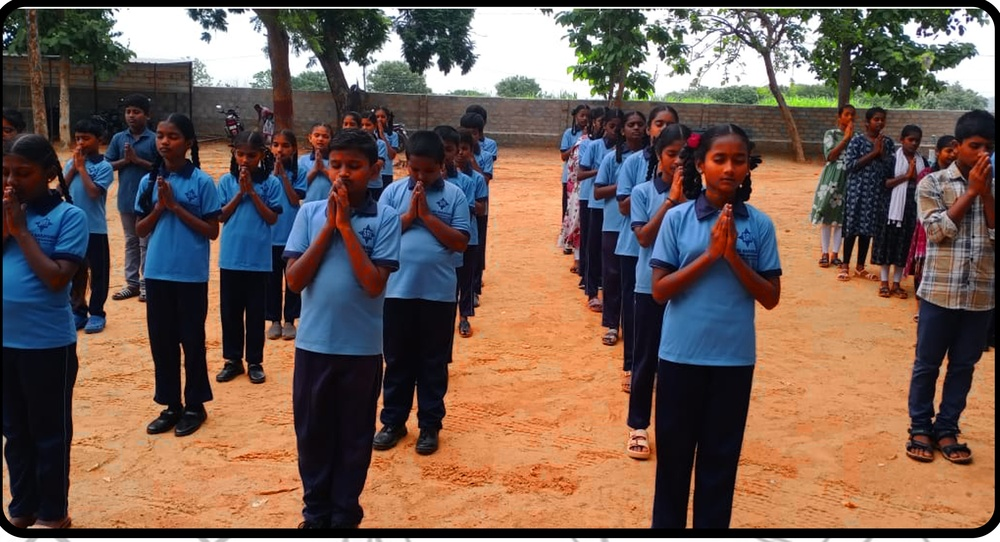
#> input picture acceptance-assets/assembly.jpg, 1000 x 542 px, shrunk from 3600 x 1950 before the run
$ python crop_subjects.py ../../../../acceptance-assets/assembly.jpg ../../../../acceptance-assets/student.jpg 5
#> lines starting #> are read from the running program, lines starting #| are printed output that depends on the picture
#!/usr/bin/env python3
"""Extract multiple DISTINCT, face-safe portrait crops from one event photo.
Turns a single wide assembly photograph into real sub-photos (prayer leader,
student groups, individuals) so a photo-rich collage uses only real pixels.

Usage: python3 crop_subjects.py <image> <outDir> <count>
Prints JSON manifest of produced crops (role, path, faces, focusY).
"""
import sys, os, json
import cv2
import numpy as np

def detect(gray, w, h):
    boxes = []
    for name, p in [('haarcascade_frontalface_default.xml', dict(scaleFactor=1.06, minNeighbors=6)),
                    ('haarcascade_profileface.xml', dict(scaleFactor=1.1, minNeighbors=5))]:
        c = cv2.CascadeClassifier(os.path.join(cv2.data.haarcascades, name))
        if c.empty():
            continue
        for (x, y, fw, fh) in c.detectMultiScale(gray, minSize=(max(16, w // 80), max(16, h // 80)), **p):
            boxes.append((int(x), int(y), int(fw), int(fh)))
    # dedupe overlapping
    boxes.sort(key=lambda b: -b[2] * b[3])
    kept = []
    for b in boxes:
        bx, by = b[0] + b[2] / 2, b[1] + b[3] / 2
        if all(((bx - (k[0] + k[2] / 2)) ** 2 + (by - (k[1] + k[3] / 2)) ** 2) ** 0.5 > (b[2] + k[2]) * 0.5 for k in kept):
            kept.append(b)
    return kept

def portrait_crop(img, face, ar=0.75, headroom=0.8, body=5.0):
    H, W = img.shape[:2]
    x, y, fw, fh = face
    cx = x + fw / 2
    top = max(0, int(y - fh * headroom))
    ch = int(fh * body)
    cw = int(ch * ar)
    left = int(cx - cw / 2)
    left = max(0, min(left, W - cw)) if cw < W else 0
    if top + ch > H:
        ch = H - top
        cw = int(ch * ar)
        left = max(0, min(int(cx - cw / 2), W - cw))
    cw = min(cw, W - left); ch = min(ch, H - top)
    return img[top:top + ch, left:left + cw]

def group_crop(img, faces, ar=0.72):
    """Crop a portrait region containing a small cluster of faces."""
    H, W = img.shape[:2]
    xs = [f[0] for f in faces] + [f[0] + f[2] for f in faces]
    ys = [f[1] for f in faces]
    left = max(0, min(xs) - 20); right = min(W, max(xs) + 20)
    top = max(0, min(ys) - 30)
    cw = right - left
    ch = int(cw / ar)
    if top + ch > H:
        ch = H - top
    return img[top:top + ch, left:left + cw]

def main():
    path, outDir = sys.argv[1], sys.argv[2]
    count = int(sys.argv[3]) if len(sys.argv) > 3 else 8
    os.makedirs(outDir, exist_ok=True)
    img = cv2.imread(path)
#> img is the input picture: shape (542, 1000, 3); mean B, G, R 82, 92.3, 113.8
    H, W = img.shape[:2]
#> H = 542; W = 1000
    gray = cv2.cvtColor(img, cv2.COLOR_BGR2GRAY)
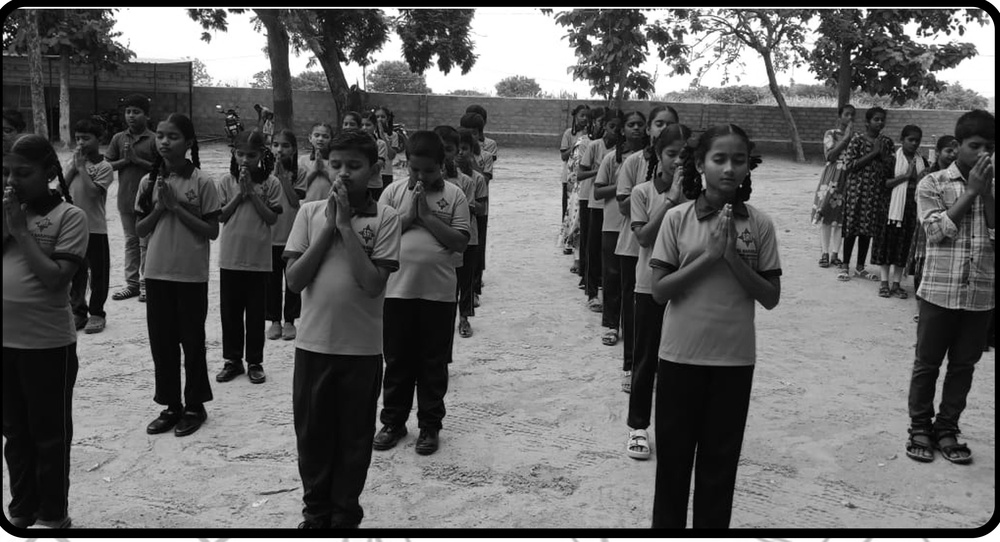
#> gray: shape (542, 1000); min 0, max 255, mean 97.6
    faces = detect(gray, W, H)
#> faces = [(700, 139, 57, 57), (2, 150, 56, 56), (329, 144, 54, 54), (552, 232, 48, 48), (151, 117, 45, 45), (265, 134, 30, 30), (122, 101, 29, 29), (651, 112, 28, 28), (623, 114, 27, 27), (308, 125, 27, 27), (231, 144, 27, 27)]
    # drop implausible detections (too small, or at ground level)
    faces = [b for b in faces if b[2] >= W*0.012 and (b[1]+b[3]) <= H*0.9 and b[1] >= 0]
    faces.sort(key=lambda b: b[0])  # left-to-right

    manifest = []
    # Prayer leader = most prominent (largest) face, prefer front (higher y)
    if faces:
        centre = [b for b in faces if 0.2*H <= b[1]+b[3]/2 <= 0.72*H] or faces
#> centre = [(2, 150, 56, 56), (122, 101, 29, 29), (151, 117, 45, 45), (231, 144, 27, 27), (265, 134, 30, 30), (308, 125, 27, 27), (329, 144, 54, 54), (552, 232, 48, 48), (623, 114, 27, 27), (651, 112, 28, 28), (700, 139, 57, 57)]
        leader = max(centre, key=lambda b: b[2]*b[3])
#> leader = (700, 139, 57, 57)
        crop = portrait_crop(img, leader, ar=0.78, headroom=1.1, body=4.2)
#> in portrait_crop, `x, y, fw, fh = face`: x = 700; y = 139; fw = 57
#> in portrait_crop, `cx = x + fw / 2`: cx = 728.5
#> in portrait_crop, `top = max(0, int(y - fh * headroom))`: top = 76
#> in portrait_crop, `ch = int(fh * body)`: ch = 239
#> in portrait_crop, `cw = int(ch * ar)`: cw = 186
#> in portrait_crop, `left = int(cx - cw / 2)`: left = 635
#> in portrait_crop, `return img[top:top + ch, left:left + cw]`:
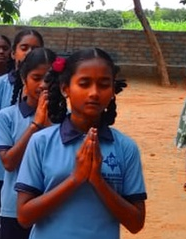
#> returned value: shape (239, 186, 3); mean of channels 0, 1, 2 88.5, 91.9, 109.1; drawn as B, G, R
        p = os.path.join(outDir, 'leader.jpg'); cv2.imwrite(p, crop)
        manifest.append({"role": "leader", "path": p, "faces": 1})

    # Remaining faces -> distinct group/individual portrait crops spread across width
    others = [f for f in faces if f is not leader] if faces else []
#> others = [(2, 150, 56, 56), (122, 101, 29, 29), (151, 117, 45, 45), (231, 144, 27, 27), (265, 134, 30, 30), (308, 125, 27, 27), (329, 144, 54, 54), (552, 232, 48, 48), (623, 114, 27, 27), (651, 112, 28, 28)]
    # sort by size desc for quality, then take spread
    others.sort(key=lambda b: -b[2] * b[3])
    picks = others[:max(0, count)]
#> picks = [(2, 150, 56, 56), (329, 144, 54, 54), (552, 232, 48, 48), (151, 117, 45, 45), (265, 134, 30, 30)]
    picks.sort(key=lambda b: b[0])
    for i, f in enumerate(picks):
        # include a neighbour for a small group when close
        near = [g for g in faces if g is not f and abs((g[0] + g[2] / 2) - (f[0] + f[2] / 2)) < f[2] * 2.2]
        clust = [f] + near[:1]
        crop = group_crop(img, clust) if len(clust) > 1 else portrait_crop(img, f, body=4.6)
        if crop.size == 0 or crop.shape[0] < 40:
            crop = portrait_crop(img, f, body=4.0)
        p = os.path.join(outDir, f'subject{i+1}.jpg'); cv2.imwrite(p, crop)
        manifest.append({"role": "gallery", "path": p, "faces": len(clust)})
#> this loop made 5 passes
#> (near, clust, xs in group_crop, ys in group_crop, right in group_crop) on passes 2 to 5: ([(122, 101, 29, 29), (231, 144, 27, 27)], [(151, 117, 45, 45), (122, 101, 29, 29)], [151, 122, 196, 151], [117, 101], 216), ([(231, 144, 27, 27), (308, 125, 27, 27)], [(265, 134, 30, 30), (231, 144, 27, 27)], [265, 231, 295, 258], [134, 144], 315), ([(231, 144, 27, 27), (265, 134, 30, 30), (308, 125, 27, 27)], [(329, 144, 54, 54), (231, 144, 27, 27)], [329, 231, 383, 258], [144, 144], 403), ([(623, 114, 27, 27), (651, 112, 28, 28)], [(552, 232, 48, 48), (623, 114, 27, 27)], [552, 623, 600, 650], [232, 114], 670)
#> (clust, xs in group_crop, ys in group_crop, right in group_crop) on pass 1: ([(2, 150, 56, 56), (122, 101, 29, 29)], [2, 122, 58, 151], [150, 101], 171)
#> pass 1, in main, `crop = group_crop(img, clust) if len(clust) > 1 else portrait_crop(img..`:
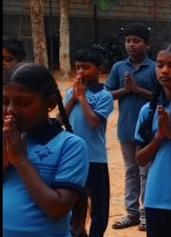
#> crop: shape (237, 171, 3); mean B, G, R 61.3, 51.4, 51.4
#> pass 2, in main, `crop = group_crop(img, clust) if len(clust) > 1 else portrait_crop(img..`:
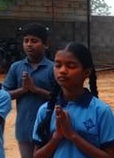
#> crop: shape (158, 114, 3); mean B, G, R 64.5, 55.1, 55.6
#> pass 3, in main, `crop = group_crop(img, clust) if len(clust) > 1 else portrait_crop(img..`:
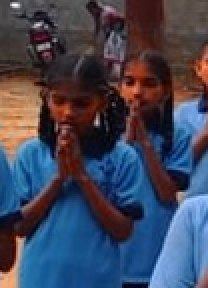
#> crop: shape (144, 104, 3) (shown 2 times larger); mean B, G, R 88, 69.5, 65.5
#> after the loop:
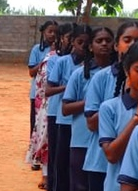
#> crop: shape (191, 138, 3); mean B, G, R 104.8, 97.5, 108.2
#> after the loop, manifest = 6 items

    print(json.dumps({"source": path, "sourceFaces": len(faces), "crops": manifest}))
#> (printed output is left out)

if __name__ == '__main__':
    main()
